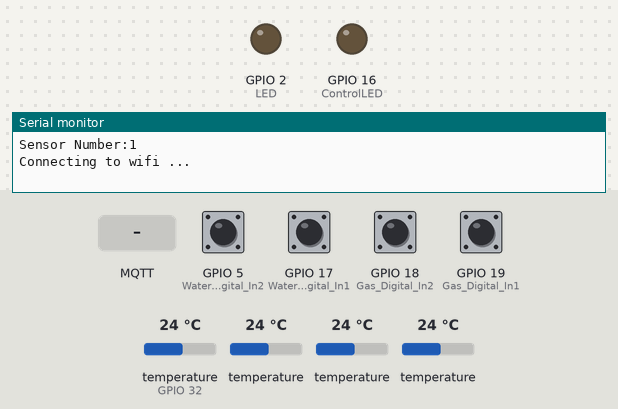
Simulated run of this program. Board: ESP32. On the bench: output pins drawn as LEDs (lit = HIGH), the last lines printed to the serial monitor. Dashed ring = blinking. The test bench sets the inputs (shaded band); at power-on: GPIO 5 (Water_Digital_In2), GPIO 17 (Water_Digital_In1), GPIO 18 (Gas_Digital_In2), GPIO 19 (Gas_Digital_In1) HIGH, temperature (sensor on GPIO 32) 24 °C, temperature 24 °C. WiFi joins after 1.5 s; servers stay silent unless stated; random numbers use the default seed unless the program sets one; EEPROM starts erased; no MQTT or app messages arrive unless stated.

Above: at 0.1 s.
At 2.7 s:
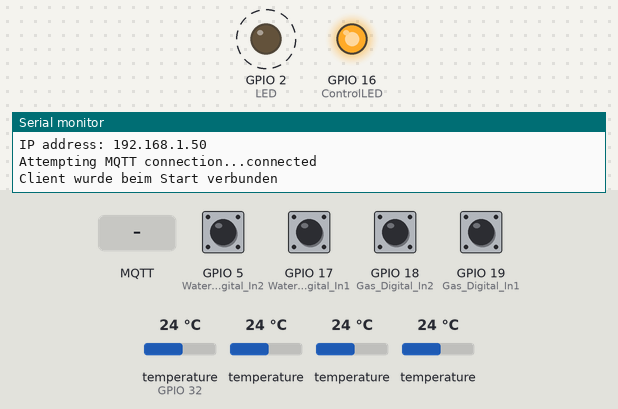
2.8 s: MQTT message "FlipFlop 1:" arrives on the first subscribed topic
11.6 s: MQTT message "FlipFlop 1:" arrives on the second subscribed topic
18.0 s: MQTT message "1" arrives on the first subscribed topic
Timing chart, 0 to 29.0 s (numbered marks = the images above; inputs shaded):
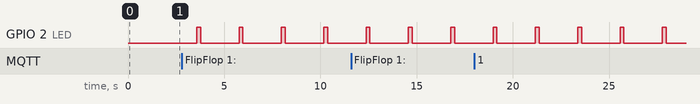

The program:

main.cpp
```cpp
/******************************************************
Sketch to gather all energy data of my house

written by Thorsten Heins
*******************************************************/

#include <Arduino.h>
#include <PubSubClient.h>
#include "freertos/FreeRTOS.h"
#include <WiFi.h>
#include "HardwareSerial.h"
#include <Preferences.h>
#include <OneWire.h>
#include <DallasTemperature.h>
#include <AsyncTCP.h>
#include <ESPAsyncWebServer.h>
#include <AsyncElegantOTA.h>

#define SML_BUFFER_SIZE 1000
#define MSG_BUFFER_SIZE 50
#define LED 2                // GPIO 2 intere LED
#define ONE_WIRE_BUS 32      // GPIO 32 Verbindung zu Temperatursensoren
#define RX 13                // GPIO 13 RX von Hardware-Serial
#define TX 15                // GPIO 15 TX von Hardware-Serial
#define Water_Digital_In1 17 // GPIO 18 Input fuer Wasserzaehler 1
#define Water_Digital_In2 5  // GPIO 19 Input fuer Wasserzaehler 2
#define Gas_Digital_In1 19   // GPIO 32 Input fuer Gaszaehler 1
#define Gas_Digital_In2 18   // GPIO 33 Input fuer Gaszaehler 2
#define ControlLED 16        // Kontroll-LED für MQTT Verbindung

//-- WIFI section --------------------------------
const char *wifi_ssid = "SSID-WIFI";
const char *wifi_pass = "SSID-PW";
const char *mqtt_server = "192.168.178.216"; // IP-Adresse IO-Broker

// Strommessung
const char Code180[] = "77070100010800FF";  // Codefolge fuer 1.8.0 Meldung
const char Code1670[] = "77070100100700FF"; // Codefolge fuer 16.7.0 Meldung
char myBuffer[SML_BUFFER_SIZE];
char *smldata;
char *data180;          // pointer to the 1.8.0 data read
char *data1670;         // pointer to the 16.7.0 data read
char sml180string[20];  // String fuer 1.8.0 Code
char sml1670string[20]; // String fuer 16.7.0 Code
unsigned long stromsummenzaehler;
unsigned long kwh_value;
unsigned long stromistleistung;

// Wassermessung
boolean Wasser_Input1 = false;
boolean Wasser_Input2 = false;
int Wasser_Status = 0;
int old_Wasser_Status = 0;
long wassersummenzaehler;

// Gasmessung
boolean Gas_Input1 = false;
boolean Gas_Input2 = false;
int Gas_Status = 0;
int old_Gas_Status = 0;
long gassummenzaehler;
u_long millis_old = 0;

// Temperaturerfassung
int numberOfDevices;
float WVtempC;
float HVtempC;
float HRtempC;
float WWtempC;
float old_WVtempC;
float old_HVtempC;
float old_HRtempC;
float old_WWtempC;
DeviceAddress tempDeviceAddress;
DeviceAddress DallasWW = {40, 170, 230, 121, 81, 20, 1, 169}; // Device Adresse des Temperatursensors Warmwasserbehaelter
DeviceAddress DallasHR = {40, 170, 254, 120, 75, 20, 1, 68};  // Device Adresse des Temperatursensors Heizung Ruecklauf
DeviceAddress DallasWV = {40, 170, 7, 47, 81, 20, 1, 111};    // Device Adresse des Temperatursensors Wasser Vorlauf
DeviceAddress DallasHV = {40, 170, 63, 94, 81, 20, 1, 242};   // Device Adresse des Temperatursensors Heizung Vorlauf

// Sonstiges
char msg[MSG_BUFFER_SIZE];

// Klassen definieren
WiFiClient espClient;
PubSubClient client(espClient);
HardwareSerial SerialX(2);
Preferences preferences;
OneWire oneWire(ONE_WIRE_BUS);
DallasTemperature sensors(&oneWire);
AsyncWebServer server(80);

// MQTT Anfrage bearbeiten
void callback(char *topic, byte *payload, unsigned int length)
{
  Serial.print("Message arrived: ");
  Serial.println(topic);
  String topicStr = topic;
  char value[MSG_BUFFER_SIZE];
  char *p = value; // Zeiger p an den Anfang des Strings VALUE stellen

  for (int i = 0; i < length; i++)
  {
    *p++ = (char)payload[i]; // empfangene Char's zu String VALUE zusammenfuegen
  }
  *p = '\0'; // Ende des Strings VALUE kennzeichnen

  if (topicStr == "Energie/Abfrage")
  {
    // Energiedaten werden abgefragt
    if (*value == '1')
    {
      Serial.println("Energiewerte werden abgefragt");
      snprintf(msg, MSG_BUFFER_SIZE, "%ld", stromsummenzaehler); // Long in String umwandeln
      client.publish("Energie/Stromverbrauch", msg);             // Datum ueber MQTT an Broker schicken
      // Serial.println(msg);
      snprintf(msg, MSG_BUFFER_SIZE, "%ld", wassersummenzaehler); // Long in String umwandeln
      client.publish("Energie/Wasser", msg);                      // Datum ueber MQTT an Broker schicken
      // Serial.println(msg);
    }
  }

  if (topicStr == "Energie/Temperaturabfrage")
  {
    // Temperaturdaten werden abgefragt
    if (*value == '1')
    {
      // Serial.println("Temperaturen werden abgefragt");

      snprintf(msg, MSG_BUFFER_SIZE, "%.0f", WWtempC); // Float mit 1. Nachkommastelle in String umwandeln
      // Serial.print("; Publish Warmwasser: ");
      // Serial.println(msg);
      client.publish("Heizung/Warmwasser", msg); // Datum ueber MQTT an Broker schicken

      snprintf(msg, MSG_BUFFER_SIZE, "%.0f", HVtempC); // Float mit 1. Nachkommastelle in String umwandeln
      // Serial.print("; Publish HeizungVorlauf: ");
      // Serial.println(msg);
      client.publish("Heizung/HeizungVorlauf", msg); // Datum ueber MQTT an Broker schicken

      snprintf(msg, MSG_BUFFER_SIZE, "%.0f", HRtempC); // Float mit 1. Nachkommastelle in String umwandeln
      // Serial.print("; Publish HeizungRuecklauf: ");
      // Serial.println(msg);
      client.publish("Heizung/HeizungRuecklauf", msg); // Datum ueber MQTT an Broker schicken

      snprintf(msg, MSG_BUFFER_SIZE, "%.0f", WVtempC); // Float mit 1. Nachkommastelle in String umwandeln
      // Serial.print("; Publish WasserVorlauf: ");
      // Serial.println(msg);
      client.publish("Heizung/WasserVorlauf", msg); // Datum ueber MQTT an Broker schicken
    }
  }

  if (topicStr == "Energie/SollwertGaszaehler")
  {
    // Sollwert Gaszaehler setzen
    gassummenzaehler = strtol(value, NULL, 0);           // String to long umwandeln, Basis autodetected
    preferences.putLong("Gaszaehler", gassummenzaehler); // in EEPROM des ESP32 speichern
  }

  if (topicStr == "Energie/SollwertWasserzaehler")
  {
    // Sollwert Wasserzaehler setzen
    wassersummenzaehler = strtol(value, NULL, 0);              // String to long umwandeln, Bais autodetected
    preferences.putLong("Wasserzaehler", wassersummenzaehler); // in EEPROM des ESP32 speichern
  }
}

// MQTT Reconnect
void reconnect()
{
  // Reconnected wenn moeglich
  if (!client.connected())
  {
    Serial.print("Attempting MQTT connection...");
    // Create a random client ID
    String clientId = "ESP8266Client-";
    clientId += String(random(0xffff), HEX);
    // Attempt to connect
    if (client.connect(clientId.c_str(), "mqtuser", "tho66hei+"))
    {
      Serial.println("connected");
      client.subscribe("Energie/Abfrage");
      client.subscribe("Energie/Temperaturabfrage");
      client.subscribe("Energie/SollwertGaszaehler");
      client.subscribe("Energie/SollwertWasserzaehler");
      digitalWrite(ControlLED, true);
    }
    else
    {
      Serial.print("failed, rc=");
      Serial.print(client.state());
      digitalWrite(ControlLED, false);
    }
  }
}

// MQTT Verbindung checken
void MQTT_Check(void *parameter)
{
  while (1)
  {
    if (!client.connected())
    { // Falls MQTT Client Verbindung nicht vorhanden -> neu verbinden
      reconnect();
    }
    client.loop(); // MQTT Loop durchlaufen

    vTaskDelay(5000 / portTICK_PERIOD_MS);
  }
}

// Impulse vom Wasserzaehler auslesen
void read_Water_ticks(void *parameter)
{
  while (1)
  {
    // Input1: __|---|____
    // Input2: ____|---|__
    // Status:  0 1 2 3 0

    Wasser_Input1 = digitalRead(Water_Digital_In1); // ersten Input vom Wasserzaehler einlesen
    Wasser_Input2 = digitalRead(Water_Digital_In2); // zweiten Input vom Wasserzaehler einlesen

    // Status eines Durchgangs ermitteln
    if (!Wasser_Input1 && !Wasser_Input2)
    {
      Wasser_Status = 0;
    }
    if (Wasser_Status == 0 && Wasser_Input1 && !Wasser_Input2)
    {
      Wasser_Status = 1;
    }
    if (Wasser_Status == 1 && Wasser_Input1 && Wasser_Input2)
    {
      Wasser_Status = 2;
    }
    if (Wasser_Status == 2 && !Wasser_Input1 && Wasser_Input2)
    {
      Wasser_Status = 3;
    }

    // Ein ordentlicher Durchlauf ist erfolgt
    if (old_Wasser_Status != 3 && Wasser_Status == 3)
    {
      wassersummenzaehler = wassersummenzaehler + 1;
      preferences.putLong("Wasserzaehler", wassersummenzaehler); // Variable wassersummenzaehler unter "Datei" Wasserzaehler in EEPROM speichern
      // Serial.print("Wasser neu: ");
      // Serial.println(wassersummenzaehler);
      snprintf(msg, MSG_BUFFER_SIZE, "%ld", wassersummenzaehler);
      client.publish("Energie/Wasser", msg); // Wasserwert über MQTT zu IoBroker übertragen
    }

    old_Wasser_Status = Wasser_Status;

    // erial.print("FlipFlop 1: ");
    // Serial.print(Wasser_Input1);
    // Serial.print(" ; FlipFlop2: ");
    // Serial.print(Wasser_Input2);
    // Serial.print(" ; Status: ");
    // Serial.print(Wasser_Status);
    // Serial.print(" ; Wasserzaehler: ");
    // Serial.println(wassersummenzaehler);

    vTaskDelay(100 / portTICK_PERIOD_MS); // Funktion alle 100ms durchlaufen
  }
}

// Impulse vom Gaszaehler auslesen
void read_Gas_ticks(void *parameter)
{
  while (1)
  {
    // Input1: __|---|____
    // Input2: ____|---|__
    // Status:  0 1 2 3 0

    Gas_Input1 = digitalRead(Gas_Digital_In1); // ersten Input vom Gaszaehler einlesen
    Gas_Input2 = digitalRead(Gas_Digital_In2); // zweiten Input vom Gaszaehler einlesen

    // Status eines Durchgangs ermitteln
    if (!Gas_Input1 && !Gas_Input2)
    {
      Gas_Status = 0;
    }
    if (Gas_Status == 0 && Gas_Input1 && !Gas_Input2)
    {
      Gas_Status = 1;
    }
    if (Gas_Status == 1 && Gas_Input1 && Gas_Input2)
    {
      Gas_Status = 2;
    }
    if (Gas_Status == 2 && !Gas_Input1 && Gas_Input2)
    {
      Gas_Status = 3;
    }

    // Ein ordentlicher Durchlauf ist erfolgt
    if (old_Gas_Status != 3 && Gas_Status == 3)
    {
      gassummenzaehler = gassummenzaehler + 10;
      preferences.putLong("Gaszaehler", gassummenzaehler); // Variable wassersummenzaehler unter "Datei" Wasserzaehler in EEPROM speichern
      // Serial.print("Gas neu: ");
      // Serial.print(gassummenzaehler);
      snprintf(msg, MSG_BUFFER_SIZE, "%ld", gassummenzaehler);
      client.publish("Energie/Gas", msg); // Gaswert über MQTT zu IoBroker übertragen
    }

    old_Gas_Status = Gas_Status;

    // Serial.print("FlipFlop 1: ");
    // Serial.print(Gas_Input1);
    // Serial.print(" ; FlipFlop2: ");
    // Serial.print(Gas_Input2);
    // Serial.print(" ; Status: ");
    // Serial.print(Gas_Status);
    // Serial.print(" ; Gaszaehler: ");
    // Serial.println(gassummenzaehler);

    vTaskDelay(100 / portTICK_PERIOD_MS);
  }
}

// Rx-Daten auslesen fuer Stromzahler
void readIntoBuffer(void *parameter)
{
  while (1)
  {
    char *ptr = &myBuffer[0];   // Pointer an den Anfang von Array 'myBuffer' stellen
    while (SerialX.available()) // Sind Rx-Daten vorhandenen?
    {
      ptr += sprintf(ptr, "%02X", SerialX.read()); // Rx-Daten lesen, in HEX umwandeln und in Buffer schreiben
    }

    data180 = strstr(myBuffer, Code180); // Ist die Codierung fuer 1.8.0 im SML-Telegramm enthalten ?
    if (data180 != NULL)                 // Wenn ja, Telegrammteil uebergeben
    {
      char *p = sml180string;        // Zeiger p an den Anfang des Strings stelle
      for (int i = 40; i <= 53; i++) // Datenwert an Position 40 bis 53 aus dem Telegrammteil entnehmen
      {
        *p++ = *(data180 + i);
      }
      *p = '\0';                                   // Ende des Strings kennzeichnen
      kwh_value = strtoll(sml180string, NULL, 16); // String mit Datenwert in LongLong umrechnen
      // Serial.print("Zählerstand: ");
      stromsummenzaehler = long(kwh_value / 10);
      // Serial.print(stromsummenzaehler);
      // Serial.println(" kWh");
    }
    else
    {
      // Serial.println("180 nicht gefunden");
    }

    data1670 = strstr(myBuffer, Code1670); // Ist die Codierung fuer 1.8.0 im SML-Telegramm enthalten ?
    if (data1670 != NULL)                  // Wenn ja, Telegrammteil uebergeben
    {
      char *p = sml1670string;       // Zeiger p an den Anfang des Strings stelle
      for (int i = 30; i <= 37; i++) // Datenwert an Positon 30 bis 37 aus dem Telegrammteil entnehmen
      {
        *p++ = *(data1670 + i);
      }
      *p = '\0';                                           // Ende des Strings kennzeichnen
      stromistleistung = strtoll(sml1670string, NULL, 16); // String mit Datenwert in LongLong umrechnen
      // Serial.print("akt. Stromverbrauch: ");
      // Serial.print(stromistleistung);
      // Serial.println(" W");
      snprintf(msg, MSG_BUFFER_SIZE, "%ld", stromistleistung); // LongLong in String umwandeln
      client.publish("Energie/Stromgesamtleistung", msg);      // Wert per MQTT an Broker uebertragen
    }
    else
    {
      // Serial.println("1670 nicht gefunden");
    }

    vTaskDelay(10000 / portTICK_PERIOD_MS); // Funktion alle 10s wiederholen
  }
}

// Temperaturen auslesen von DALLAS Sensoren
void DALLASTemperatures(void *parameter)
{
  while (1)
  {
    sensors.requestTemperatures(); // Temperaturanfrage anfordern

    old_WWtempC = WWtempC; // vorige Werte zwischenspeichern
    old_HVtempC = HVtempC;
    old_HRtempC = HRtempC;
    old_WVtempC = WVtempC;

    WWtempC = sensors.getTempC(DallasWW); // neuen Werte auslesen
    HVtempC = sensors.getTempC(DallasHV);
    HRtempC = sensors.getTempC(DallasHR);
    WVtempC = sensors.getTempC(DallasWV);

    if ((WWtempC < -10) | (WWtempC > 120)) // Fehlmessung, vorigen Wert beibehalten
      WWtempC = old_WWtempC;
    if ((HVtempC < -10) | (HVtempC > 120))
      HVtempC = old_HVtempC;
    if ((HRtempC < -10) | (HRtempC > 120))
      HRtempC = old_HRtempC;
    if ((WVtempC < -10) | (WVtempC > 120))
      WVtempC = old_WVtempC;

    vTaskDelay(30000 / portTICK_PERIOD_MS); // Funktion alle 30s wiederholen
  }
}

// ESP32-Board LED blinken lassen und MQTT Verbindung checken
void Blinken(void *parameter)
{
  while (1)
  {
    // Blinken
    vTaskDelay(2000 / portTICK_PERIOD_MS);
    digitalWrite(LED, HIGH);
    vTaskDelay(200 / portTICK_PERIOD_MS);
    digitalWrite(LED, LOW);
  }
}

void setup()
{
  /**** serial part ****/
  Serial.begin(115200);
  SerialX.begin(9600, SERIAL_8N1, RX, TX);

  pinMode(LED, OUTPUT);
  pinMode(Water_Digital_In1, INPUT_PULLUP);
  pinMode(Water_Digital_In2, INPUT_PULLUP);
  pinMode(Gas_Digital_In1, INPUT_PULLUP);
  pinMode(Gas_Digital_In2, INPUT_PULLUP);
  pinMode(ControlLED, OUTPUT);

  sensors.begin();
  numberOfDevices = sensors.getDeviceCount();
  Serial.print("Sensor Number:");
  Serial.println(numberOfDevices);

  /**** WIFI ****/
  Serial.println("Connecting to wifi ... ");
  WiFi.mode(WIFI_STA);
  WiFi.begin(wifi_ssid, wifi_pass);
  while (WiFi.waitForConnectResult() != WL_CONNECTED)
  {
    Serial.println("Connection Failed! Rebooting...");
    delay(5000);
    ESP.restart();
  }
  Serial.print("IP address: ");
  Serial.println(WiFi.localIP());

  client.setServer(mqtt_server, 1886); // MQTT Verbindung herstellen
  client.setCallback(callback);

  if (!client.connected())
  { // MQTT Client Verbindung herstellen
    reconnect();
    Serial.println("Client wurde beim Start verbunden");
  }
  else
  {
    Serial.println("Client war beim Start verbunden");
  }

  server.on("/", HTTP_GET, [](AsyncWebServerRequest *request)
            { request->send(200, "text/plain", "Energiezaehler ist da!"); });

  AsyncElegantOTA.begin(&server); // Start ElegantOTA
  server.begin();

  preferences.begin("tho", false);                               // EEPROM Datei "tho" oeffnen
  gassummenzaehler = preferences.getLong("Gaszaehler", 0);       // EEPROM Wert aus Feld "Gaszaehler" entnehmen, oder bei leer 0
  wassersummenzaehler = preferences.getLong("Wasserzaehler", 0); // EEPROM Wert aus Feld "Wasserzaehler" entnehmen, oder bei leer 0

  // FreeRTOS Funktionen definieren
  xTaskCreate(readIntoBuffer, "Daten_lesen", 4096, NULL, 1, NULL);
  xTaskCreate(Blinken, "Blinken", 4096, NULL, 1, NULL);
  xTaskCreate(MQTT_Check, "MQTT_senden", 4096, NULL, 1, NULL);
  xTaskCreate(read_Water_ticks, "WasserzaehlerEinlesen", 4096, NULL, 2, NULL);
  xTaskCreate(read_Gas_ticks, "GaszaehlerEinlesen", 4096, NULL, 2, NULL);
  xTaskCreate(DALLASTemperatures, "Temperaturen Einlesen", 4096, NULL, 1, NULL);
}

void loop()
{
}
```

Measured:
- by itself, GPIO 2 (LED): alternates HIGH for 0.20 s and LOW for 2.0 s
